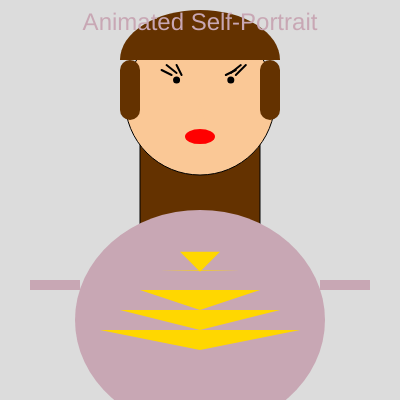
Frame 1 (no input)
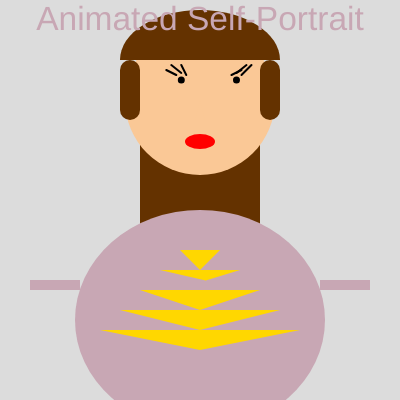
Frame 60 (no input)
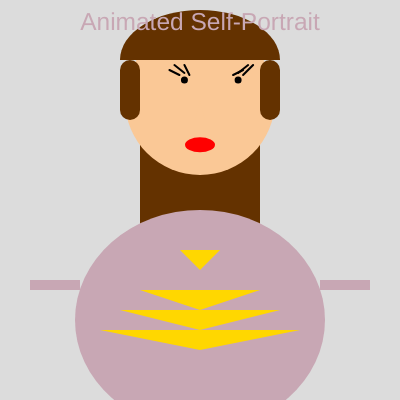
Frame 120 (the mouse pressed at the canvas centre since frame 60)

The p5.js sketch that drew these frames (run headless with seeded random() and noise() and a simulated clock; from frame 60 on, the mouse is pressed at the canvas centre):

// p5.js sketch
// ── sketch.js
let x1, x2, y1, y2, y3, dx1, dx2, dy1, dy2, dy3;
let dxDiag, dyDiag;
let diagX, diagY;
let fontSize = 24;
let fontGrowing = true;
let growCount = 0;

function setup() {
  createCanvas(400, 400);

  // Initialize positions
  x1 = 175;
  x2 = 230;
  dx1 = random(0.5, 2);
  dx2 = random(0.5, 2);

  y1 = 135;
  y2 = 110;
  y3 = 250; // new y for second y-axis shape
  dy1 = random(0.5, 2);
  dy2 = random(0.5, 2);
  dy3 = random(0.5, 2);

  // Diagonal shape
  diagX = 200;
  diagY = 270;
  dxDiag = random(0.5, 2);
  dyDiag = random(0.5, 2);
}

function draw() {
  background(220);


  // Animate eye
  x1 += dx1;
  x2 += dx2;
  if (x1 < 165 || x1 > 185) dx1 *= -1;
  if (x2 < 220 || x2 > 240) dx2 *= -1;

  // Animate y-axis shapes (mouth, nose, triangle)
  y1 += dy1;
  y2 += dy2;
  y3 += dy3;
  if (y1 < 125 || y1 > 145) dy1 *= -1;
  if (y2 < 100 || y2 > 120) dy2 *= -1;
  if (y3 < 240 || y3 > 260) dy3 *= -1;

  // Animate diagonal thing
  diagX += dxDiag;
  diagY += dyDiag;
  if (diagX < 190 || diagX > 210) dxDiag *= -1;
  if (diagY < 260 || diagY > 280) dyDiag *= -1;

  // Back Hair
  fill(100, 50, 0);
  rect(140, 110, 120, 150, 20);

  // Head
  fill(250, 200, 150);
  circle(200, 100, 150);

  // Eyes 
  strokeWeight(7);
  stroke(0);
  point(x1, 80);
  point(x2, 80);

  // Eyelashes
  strokeWeight(2);
  line(x1 - 5, 75, x1 - 15, 70);
  line(x1, 73, x1 - 10, 65);
  line(x1 + 5, 75, x1, 65);
  line(x2 - 5, 75, x2 + 5, 70);
  line(x2, 73, x2 + 10, 65);
  line(x2 + 5, 75, x2 + 15, 65);

  // Nose 
  fill(250, 200, 150);
  noStroke();
  triangle(200, y2 - 10, 195, y2 + 10, 205, y2 + 10);

  // Mouth 
  fill(255, 0, 0);
  ellipse(200, y1, 30, 15);

  // Hair Front
  fill(100, 50, 0);
  arc(200, 60, 160, 100, PI, TWO_PI);
  rect(120, 60, 20, 60, 10);
  rect(260, 60, 20, 60, 10);

  // Body
  fill(200, 167, 180);
  ellipse(200, 320, 250, 220);

  // Shirt design
  fill(255, 215, 0);
  triangle(180, y3, 220, y3, 200, y3 + 20);       
  triangle(160, 270, 240, 270, diagX, diagY);      
  triangle(140, 290, 260, 290, 200, 310);
  triangle(120, 310, 280, 310, 200, 330);
  triangle(100, 330, 300, 330, 200, 350);

  // Arms
  fill(200, 167, 180);
  rect(320, 280, 50, 10);
  rect(30, 280, 50, 10);
   // TITLE with pulsating size
  textAlign(CENTER);
  textSize(fontSize);
  text("Animated Self-Portrait", width / 2, 30);

  if (fontGrowing) {
    fontSize += 0.5;
    if (fontSize >= 34) {
      growCount++;
      fontGrowing = false;
    }
  } else {
    fontSize -= 0.5;
    if (fontSize <= 24) {
      growCount++;
      fontGrowing = true;
    }
  }
  if (growCount >= 10) growCount = 0;
}
